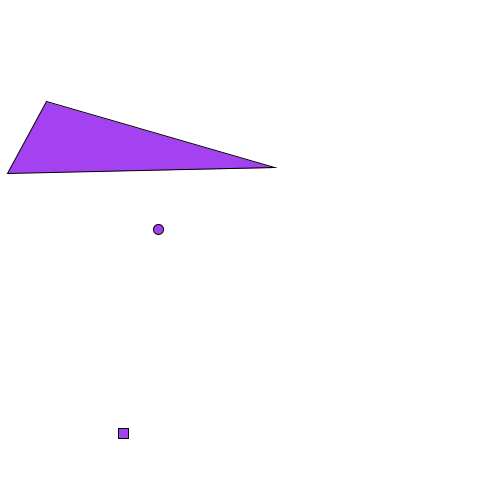
Frame 1 (no input)
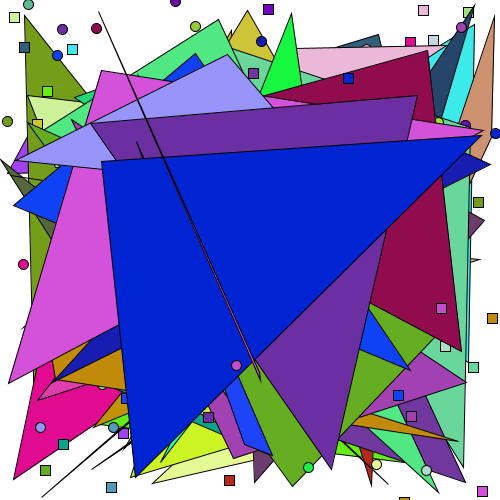
Frame 60 (the mouse pressed at the canvas centre just before this capture)
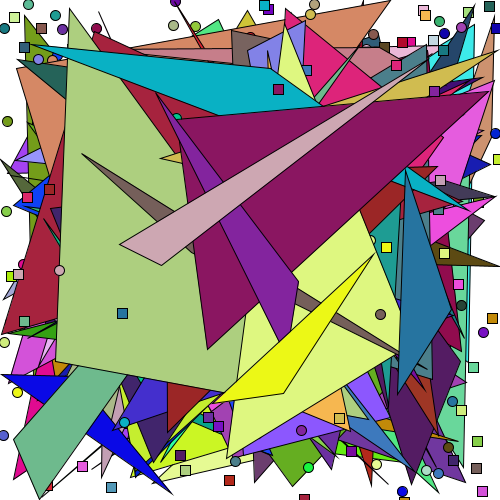
Frame 120 (the mouse held since frame 60 and released just before this capture)

The Processing sketch that drew these frames (run headless with seeded random() and noise(); from frame 60 on, the mouse is pressed at the canvas centre):

// Processing sketch: shapes_everywhere
// ── shapes_everywhere.pde
void setup(){
  
  size (500,500);
  background(255);
}


void draw(){
  fill(random(255), random(255), random(255));
  rect(random(500), random (500), 10, 10);
  ellipse (random (500), random (500), 10, 10);
  triangle (random (500), random (500), random (500), random (500), random (500), random (500));
  frameRate (10000000);
}
